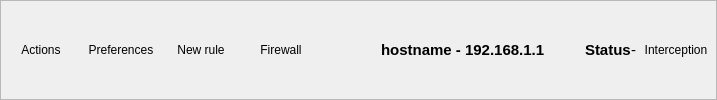
    <widget class="QFrame" name="frame">
     <property name="frameShape">
      <enum>QFrame::StyledPanel</enum>
     </property>
     <property name="frameShadow">
      <enum>QFrame::Raised</enum>
     </property>
     <layout class="QGridLayout" name="gridLayout">
      <property name="leftMargin">
       <number>0</number>
      </property>
      <property name="topMargin">
       <number>0</number>
      </property>
      <property name="rightMargin">
       <number>0</number>
      </property>
      <property name="bottomMargin">
       <number>0</number>
      </property>
      <property name="spacing">
       <number>0</number>
      </property>
      <item row="0" column="0">
       <layout class="QHBoxLayout" name="horizontalLayout_10">
        <item>
         <widget class="QPushButton" name="actionsButton">
          <property name="toolTip">
           <string>Open application actions</string>
          </property>
          <property name="text">
           <string>Actions</string>
          </property>
          <property name="icon">
           <iconset theme="format-justify-fill">
            <normaloff>../../../../../../../../../../../../../../../../../../../../../../../../../../../../../../../../../../.designer/backup</normaloff>../../../../../../../../../../../../../../../../../../../../../../../../../../../../../../../../../../.designer/backup</iconset>
          </property>
          <property name="flat">
           <bool>true</bool>
          </property>
         </widget>
        </item>
        <item>
         <widget class="QPushButton" name="prefsButton">
          <property name="sizePolicy">
           <sizepolicy hsizetype="Fixed" vsizetype="Fixed">
            <horstretch>0</horstretch>
            <verstretch>0</verstretch>
           </sizepolicy>
          </property>
          <property name="toolTip">
           <string>Open preferences</string>
          </property>
          <property name="text">
           <string>Preferences</string>
          </property>
          <property name="icon">
           <iconset theme="preferences-system">
            <normaloff>../../../../../../../../../../../../../../../../../../../../../../../../../../../../../../../../../../../../../../../../../../../../../../../../../../../../../../../../../../../../../../../../../../../../../../../../../../../../../../../../.designer/backup</normaloff>../../../../../../../../../../../../../../../../../../../../../../../../../../../../../../../../../../../../../../../../../../../../../../../../../../../../../../../../../../../../../../../../../../../../../../../../../../../../../../../../.designer/backup</iconset>
          </property>
          <property name="flat">
           <bool>true</bool>
          </property>
         </widget>
        </item>
        <item>
         <widget class="QPushButton" name="newRuleButton">
          <property name="sizePolicy">
           <sizepolicy hsizetype="Fixed" vsizetype="Fixed">
            <horstretch>32</horstretch>
            <verstretch>32</verstretch>
           </sizepolicy>
          </property>
          <property name="toolTip">
           <string>Create a new rule</string>
          </property>
          <property name="text">
           <string>New rule</string>
          </property>
          <property name="icon">
           <iconset theme="document-new">
            <normaloff>../../../../../../../../../../../../../../../../../../../../../../../../../../../../../../../../../../../../../../../../../../../../../../../../../../../../../../../../.designer/backup</normaloff>../../../../../../../../../../../../../../../../../../../../../../../../../../../../../../../../../../../../../../../../../../../../../../../../../../../../../../../../.designer/backup</iconset>
          </property>
          <property name="flat">
           <bool>true</bool>
          </property>
         </widget>
        </item>
        <item>
         <widget class="QPushButton" name="fwButton">
          <property name="toolTip">
           <string>Open system firewall settings</string>
          </property>
          <property name="text">
           <string>Firewall</string>
          </property>
          <property name="icon">
           <iconset theme="security-high">
            <normaloff>../../../../../../../../../../../../../../../../../../../../../../../../../../../../../../../../../../.designer/backup</normaloff>../../../../../../../../../../../../../../../../../../../../../../../../../../../../../../../../../../.designer/backup</iconset>
          </property>
          <property name="flat">
           <bool>true</bool>
          </property>
         </widget>
        </item>
        <item>
         <spacer name="horizontalSpacer_9">
          <property name="orientation">
           <enum>Qt::Horizontal</enum>
          </property>
          <property name="sizeHint" stdset="0">
           <size>
            <width>60</width>
            <height>20</height>
           </size>
          </property>
         </spacer>
        </item>
        <item>
         <widget class="QLabel" name="nodeLabel">
          <property name="text">
           <string>&lt;html&gt;&lt;head/&gt;&lt;body&gt;&lt;p&gt;&lt;span style=&quot; font-size:11pt; font-weight:600;&quot;&gt;hostname - 192.168.1.1&lt;/span&gt;&lt;/p&gt;&lt;/body&gt;&lt;/html&gt;</string>
          </property>
          <property name="margin">
           <number>5</number>
          </property>
         </widget>
        </item>
        <item>
         <spacer name="horizontalSpacer">
          <property name="orientation">
           <enum>Qt::Horizontal</enum>
          </property>
          <property name="sizeHint" stdset="0">
           <size>
            <width>40</width>
            <height>20</height>
           </size>
          </property>
         </spacer>
        </item>
        <item>
         <widget class="QLabel" name="label_2">
          <property name="sizePolicy">
           <sizepolicy hsizetype="Fixed" vsizetype="Preferred">
            <horstretch>0</horstretch>
            <verstretch>0</verstretch>
           </sizepolicy>
          </property>
          <property name="font">
           <font>
            <pointsize>11</pointsize>
            <weight>75</weight>
            <bold>true</bold>
            <kerning>true</kerning>
           </font>
          </property>
          <property name="text">
           <string>Status</string>
          </property>
          <property name="alignment">
           <set>Qt::AlignLeading|Qt::AlignLeft|Qt::AlignVCenter</set>
          </property>
          <property name="margin">
           <number>5</number>
          </property>
         </widget>
        </item>
        <item>
         <widget class="QLabel" name="statusLabel">
          <property name="sizePolicy">
           <sizepolicy hsizetype="Minimum" vsizetype="Fixed">
            <horstretch>0</horstretch>
            <verstretch>0</verstretch>
           </sizepolicy>
          </property>
          <property name="font">
           <font>
            <pointsize>11</pointsize>
            <kerning>true</kerning>
           </font>
          </property>
          <property name="text">
           <string>-</string>
          </property>
          <property name="alignment">
           <set>Qt::AlignLeading|Qt::AlignLeft|Qt::AlignVCenter</set>
          </property>
          <property name="margin">
           <number>5</number>
          </property>
         </widget>
        </item>
        <item>
         <widget class="QPushButton" name="startButton">
          <property name="toolTip">
           <string>Start or Stop interception</string>
          </property>
          <property name="text">
           <string>Interception</string>
          </property>
          <property name="icon">
           <iconset theme="media-playback-start">
            <normaloff>../../../../../../../../../../../../../../../../../../../../../../../../../../../../../../../../../../../../../../../../../../../../../../../../../../../../../../../../.designer/backup</normaloff>../../../../../../../../../../../../../../../../../../../../../../../../../../../../../../../../../../../../../../../../../../../../../../../../../../../../../../../../.designer/backup</iconset>
          </property>
          <property name="checkable">
           <bool>true</bool>
          </property>
          <property name="checked">
           <bool>false</bool>
          </property>
          <property name="flat">
           <bool>true</bool>
          </property>
         </widget>
        </item>
       </layout>
      </item>
     </layout>
    </widget>
